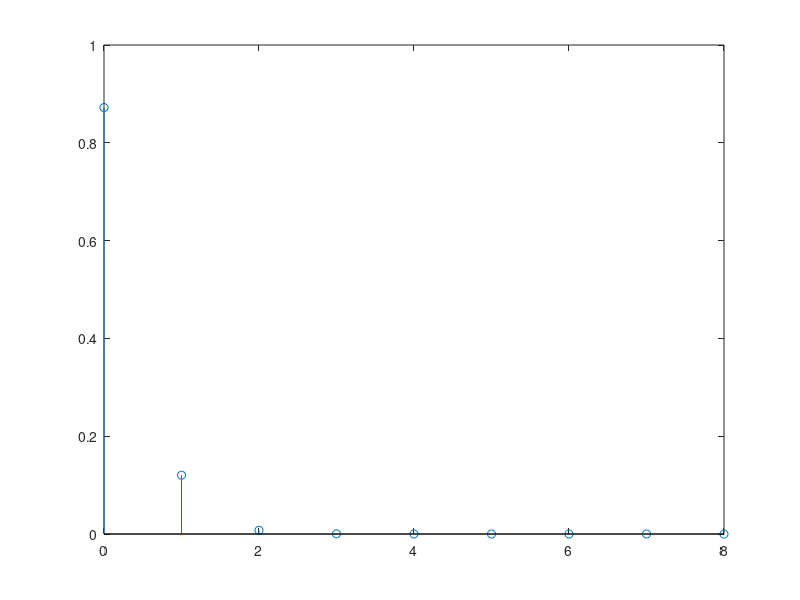
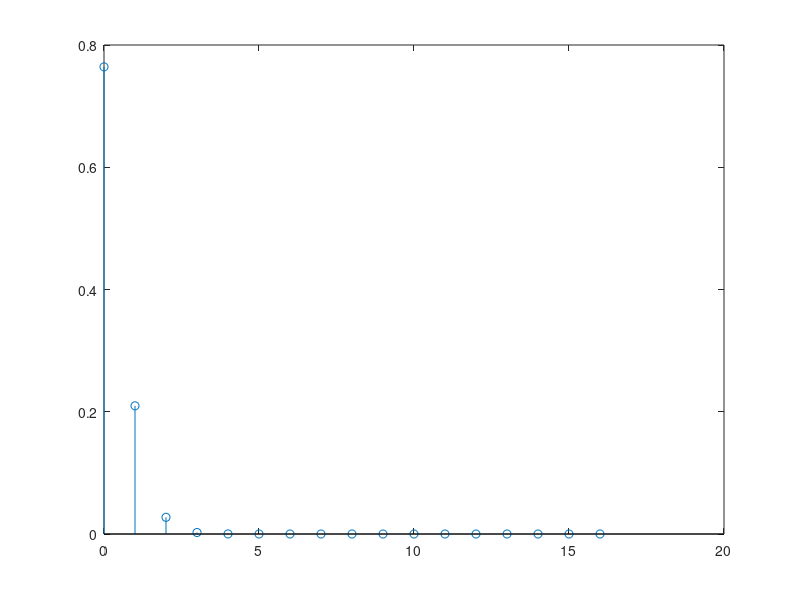

MATLAB code to generate these figures, in order:
clear all
% A)
Sx = 0:8;
N = 1e05;
n = 8;
SxProbArr =zeros(1,9);
for i=0:8
    % p1
    p1 = 0.002; 
    def1 = rand(n,N) < p1;

    % p2
    p2 = 0.005;
    def2 = rand(n,N) < p2;

    % pa
    pa = 0.01;
    defa = rand(n,N) < pa;

    casosPoss = [def1; def2; defa];

    % defeitos totais
    errors = sum(casosPoss) == i;
    casosfav = sum(errors);
    SxProbArr(i+1) = casosfav/N;
end

stem(Sx,SxProbArr)

% B)

Pxgt2 = 1 - SxProbArr(1) - SxProbArr(2);
fprintf("B) %f\n", Pxgt2)

% C)

E = sum(SxProbArr.*Sx);
Var = var(Sx, SxProbArr);
Dp = sqrt(Var); 

fprintf("B) Media= %f \n   Variancia= %f \n   Desvio padrao= %f\n", E,Var,Dp)

% A)
Sx = 0:16;
N = 1e05;
n = 16;
SxProbArr =zeros(1,17);
for i=0:16
    % p1
    p1 = 0.002; 
    def1 = rand(n,N) < p1;

    % p2
    p2 = 0.005;
    def2 = rand(n,N) < p2;

    % pa
    pa = 0.01;
    defa = rand(n,N) < pa;

    casosPoss = [def1; def2; defa];

    % defeitos totais
    errors = sum(casosPoss) == i;
    casosfav = sum(errors);
    SxProbArr(i+1) = casosfav/N;
end
figure(2)
stem(Sx,SxProbArr)

Pxgt2 = 1 - SxProbArr(1) - SxProbArr(2);
fprintf("C)\n   %f\n", Pxgt2)

E = sum(SxProbArr.*Sx);
Var = var(Sx, SxProbArr);
Dp = sqrt(Var); 

fprintf("   Media= %f \n   Variancia= %f \n   Desvio padrao= %f\n", E,Var,Dp)